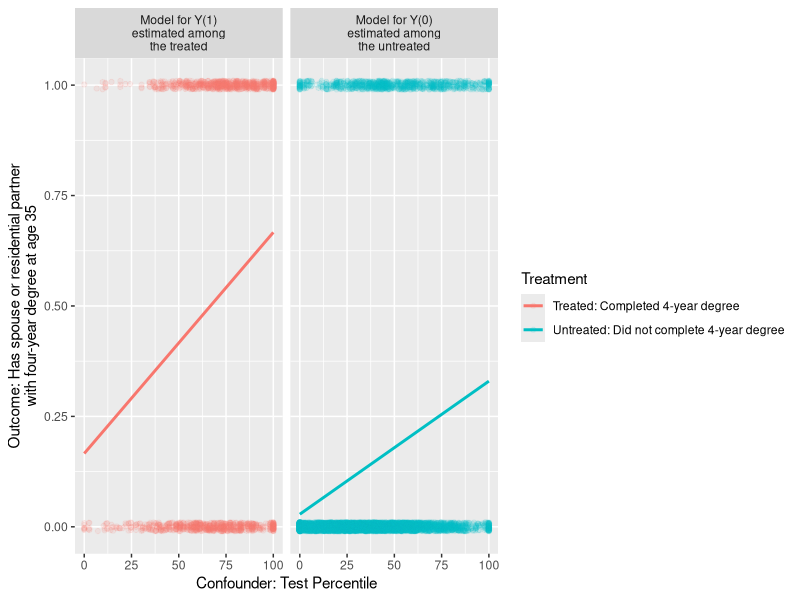
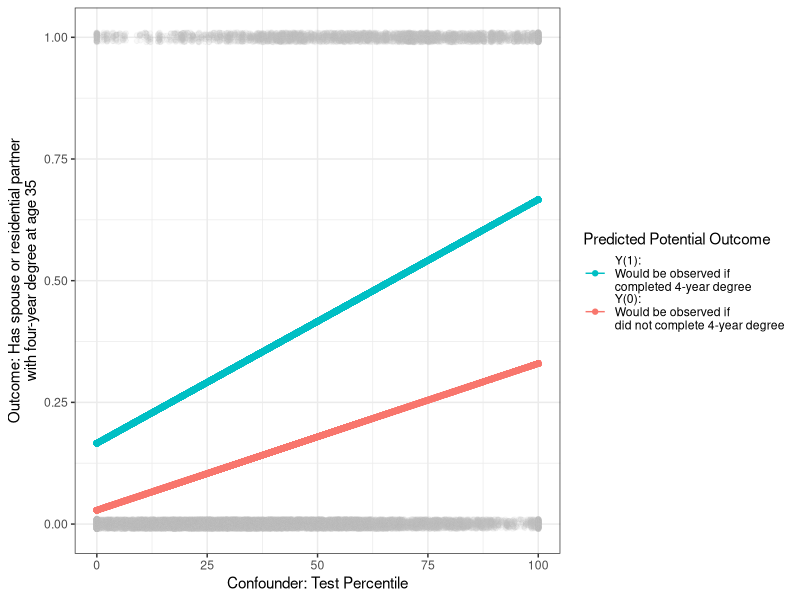
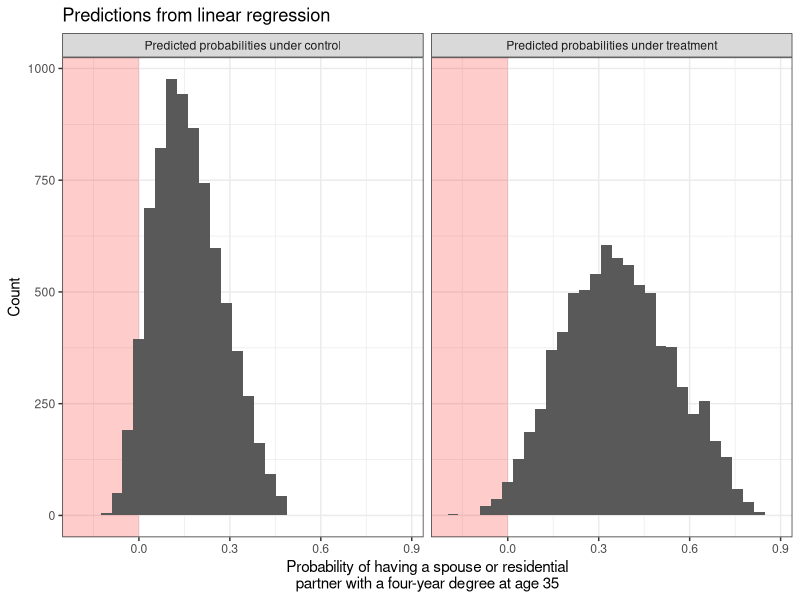
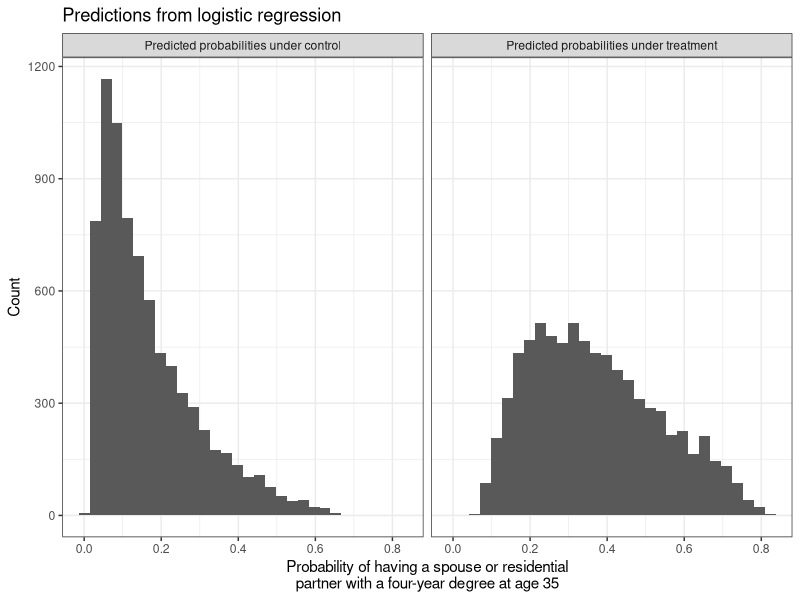

Generate these figures, in order, with R:
## ---- chunk 1
library(tidyverse)
## ---- chunk 2
all_cases <- read_csv("../data/nlsy97_simulated.csv")
## ---- chunk 3
untreated_cases <- all_cases |> filter(a == "untreated")
treated_cases <- all_cases |> filter(a == "treated")
## ---- chunk 4
model_for_y0 <- lm(
  y ~ test_percentile, 
  data = untreated_cases,
  weights = sampling_weight
)
## ---- chunk 5
model_for_y1 <- lm(
  y ~ test_percentile, 
  data = treated_cases,
  weights = sampling_weight
)
## ---- chunk 6
all_cases |>
  ggplot(aes(x = test_percentile, y = as.numeric(y), color = a)) +
  geom_jitter(width = 0, height = .01, alpha = .1) +
  geom_smooth(method = "lm", aes(weight = sampling_weight), se = F) +
  facet_wrap(~a, labeller = as_labeller(function(x) {
    case_when(
      x == "treated" ~ "Model for Y(1)\nestimated among\nthe treated",
      x == "untreated" ~ "Model for Y(0)\nestimated among\nthe untreated"
    )
  })) +
  xlab("Confounder: Test Percentile") +
  ylab("Outcome: Has spouse or residential partner\nwith four-year degree at age 35") +
  scale_color_discrete(
    name = "Treatment",
    labels = function(x) case_when(
      x == "treated" ~ "Treated: Completed 4-year degree",
      x == "untreated" ~ "Untreated: Did not complete 4-year degree"
    )
  )
## ---- chunk 7
predicted_potential_outcomes <- all_cases |>
  mutate(
    yhat1 = predict(model_for_y1, newdata = all_cases),
    yhat0 = predict(model_for_y0, newdata = all_cases),
    effect = yhat1 - yhat0
  )
## ---- chunk 8
predicted_potential_outcomes |>
  select(id, sampling_weight, a, yhat1, yhat0, effect) |>
  print(n = 3)
## ---- chunk 9
predicted_potential_outcomes |>
  select(test_percentile, y, yhat1, yhat0) |>
  pivot_longer(cols = c("yhat0","yhat1")) |>
  ggplot(aes(x = test_percentile, y = as.numeric(y), color = name)) +
  geom_jitter(width = 0, height = .01, alpha = .1, color = "gray") +
  geom_line(aes(y = value)) +
  geom_point(aes(y = value)) +
  xlab("Confounder: Test Percentile") +
  ylab("Outcome: Has spouse or residential partner\nwith four-year degree at age 35") +
  scale_color_discrete(
    name = "Predicted Potential Outcome",
    labels = function(x) case_when(
      x == "yhat1" ~ "Y(1):\nWould be observed if\ncompleted 4-year degree",
      x == "yhat0" ~ "Y(0):\nWould be observed if\ndid not complete 4-year degree"
    ),
    guide = guide_legend(reverse = T)
  ) +
  theme(legend.key.height = unit(.6,"in")) +
  theme_bw()
## ---- chunk 10
predicted_potential_outcomes |>
  summarize(ate = weighted.mean(effect, w = sampling_weight))
## ---- chunk 11
predicted_potential_outcomes |>
  group_by(a) |>
  summarize(conditional_average_effect = weighted.mean(effect, w = sampling_weight))
## ---- chunk 12
model_for_y0 <- lm(
  y ~ sex + race + mom_educ + dad_educ + log_parent_income +
    log_parent_wealth + test_percentile, 
  data = untreated_cases,
  weights = sampling_weight
)
model_for_y1 <- lm(
  y ~ sex + race + mom_educ + dad_educ + log_parent_income +
    log_parent_wealth + test_percentile, 
  data = treated_cases,
  weights = sampling_weight
)
## ---- chunk 13
predicted_potential_outcomes <- all_cases |>
  mutate(
    yhat1 = predict(model_for_y1, newdata = all_cases),
    yhat0 = predict(model_for_y0, newdata = all_cases),
    effect = yhat1 - yhat0
  ) |>
  select(id, sampling_weight, a, yhat1, yhat0, effect) |>
  print(n = 3)
## ---- chunk 14
predicted_potential_outcomes |>
  summarize(ate = weighted.mean(effect, w = sampling_weight))
## ---- chunk 15
predicted_potential_outcomes |>
  group_by(a) |>
  summarize(conditional_average_effect = weighted.mean(effect, w = sampling_weight))
## ---- chunk 16
predicted_potential_outcomes |>
  select(yhat0, yhat1) |>
  pivot_longer(everything()) |>
  ggplot(aes(x = value)) +
  annotate(geom = "rect", xmax = 0, xmin = -Inf, ymin = -Inf, ymax = Inf, fill = "red", alpha = .2) +
  geom_histogram(bins = 30) +
  facet_wrap(~name, labeller = as_labeller(function(x) {
    case_when(x == "yhat0" ~ "Predicted probabilities under control",
              x == "yhat1" ~ "Predicted probabilities under treatment")
  })) +
  theme_bw() +
  xlab("Probability of having a spouse or residential\npartner with a four-year degree at age 35") +
  ylab("Count") +
  ggtitle("Predictions from linear regression")
## ---- chunk 17
logistic_model_for_y0 <- glm(
  y ~ sex + race + mom_educ + dad_educ + log_parent_income +
    log_parent_wealth + test_percentile, 
  family = binomial,
  data = untreated_cases,
  weights = sampling_weight
)
logistic_model_for_y1 <- glm(
  y ~ sex + race + mom_educ + dad_educ + log_parent_income +
    log_parent_wealth + test_percentile, 
  family = binomial,
  data = treated_cases,
  weights = sampling_weight
)
## ---- chunk 18
logistic_predicted_potential_outcomes <- all_cases |>
  mutate(
    yhat1 = predict(
      logistic_model_for_y1, 
      newdata = all_cases, 
      type = "response"
    ),
    yhat0 = predict(
      logistic_model_for_y0, 
      newdata = all_cases, 
      type = "response"
    ),
    effect = yhat1 - yhat0
  )
## ---- chunk 19
logistic_predicted_potential_outcomes |>
  select(id, sampling_weight, a, yhat1, yhat0, effect) |>
  print(n = 3)
## ---- chunk 20
logistic_predicted_potential_outcomes |>
  select(yhat0, yhat1) |>
  pivot_longer(everything()) |>
  ggplot(aes(x = value)) +
  geom_histogram(bins = 30) +
  facet_wrap(~name, labeller = as_labeller(function(x) {
    case_when(x == "yhat0" ~ "Predicted probabilities under control",
              x == "yhat1" ~ "Predicted probabilities under treatment")
  })) +
  theme_bw() +
  xlab("Probability of having a spouse or residential\npartner with a four-year degree at age 35") +
  ylab("Count") +
  ggtitle("Predictions from logistic regression")
## ---- chunk 21
logistic_ate_estimate <- logistic_predicted_potential_outcomes |>
  summarize(ate = weighted.mean(effect, w = sampling_weight)) |>
  print()
## ---- chunk 22
logistic_predicted_potential_outcomes |>
  group_by(a) |>
  summarize(conditional_average_effect = weighted.mean(effect, w = sampling_weight))
## ---- chunk 23
treatment_model <- glm(
  I(a == "treated") ~ sex + race + mom_educ + dad_educ + log_parent_income +
    log_parent_wealth + test_percentile,
  family = binomial,
  data = all_cases
)
## ---- chunk 24
predicted_treatment_probabilities <- all_cases |>
  mutate(p_treated = predict(treatment_model, type = "response")) |>
  select(id, a, y, p_treated)
## ---- chunk 25
predicted_treatment_probabilities |>
  print(n = 3)
## ---- chunk 26
inverse_probability_weights <- predicted_treatment_probabilities |>
  mutate(
    weight = case_when(
      a == "treated" ~ 1 / p_treated,
      a == "untreated" ~ 1 / (1 - p_treated)
    )
  )
## ---- chunk 27
inverse_probability_weights |>
  print(n = 3)
## ---- chunk 28
inverse_probability_weights |>
  # Within each treatment group
  group_by(a) |>
  # Take the mean weighted by inverse probability of treatment weights
  summarize(estimate = weighted.mean(y, w = weight)) |>
  # Pivot wider and difference to estimate the effect
  pivot_wider(names_from = a, values_from = estimate, names_prefix = "if_") |>
  mutate(effect = if_treated - if_untreated)
